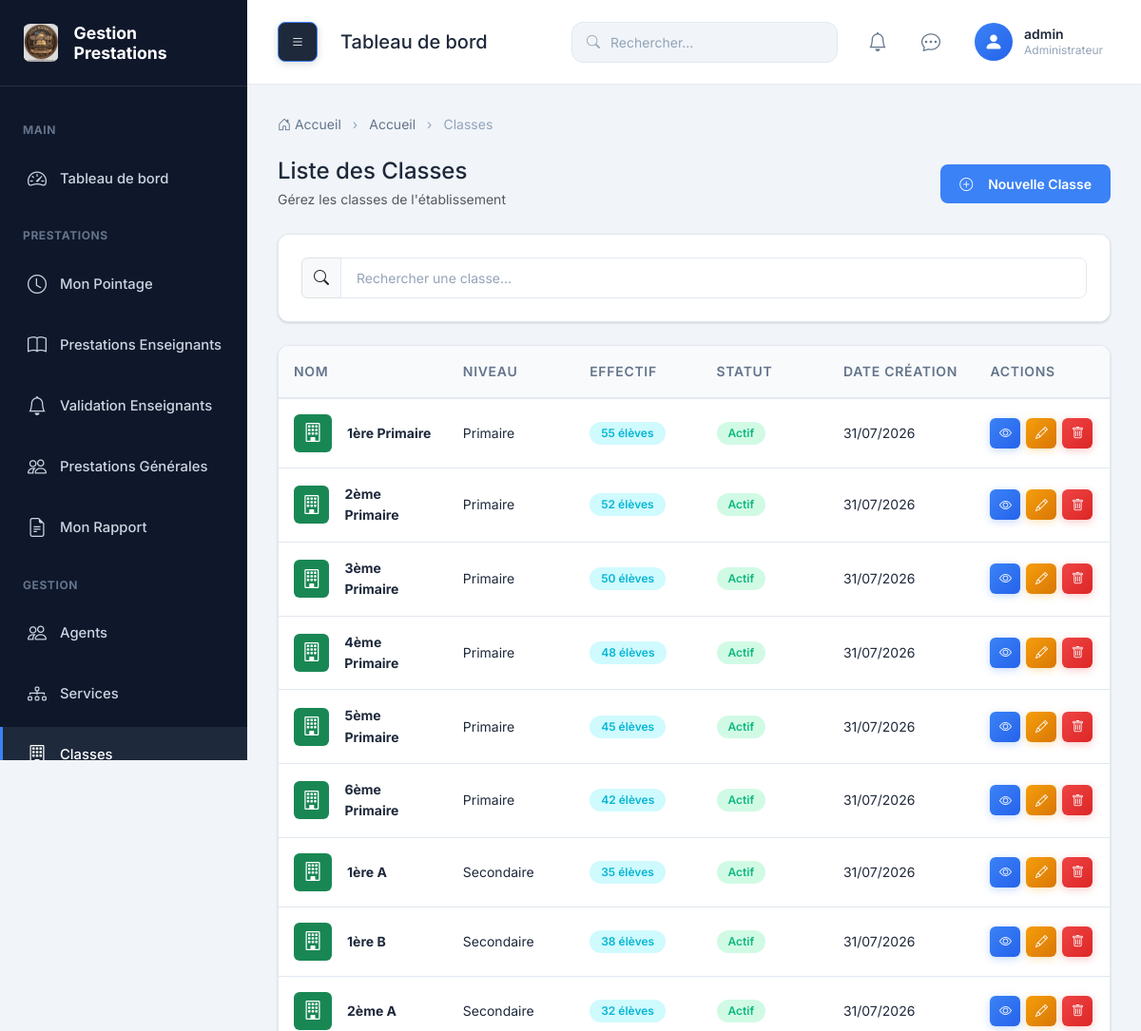
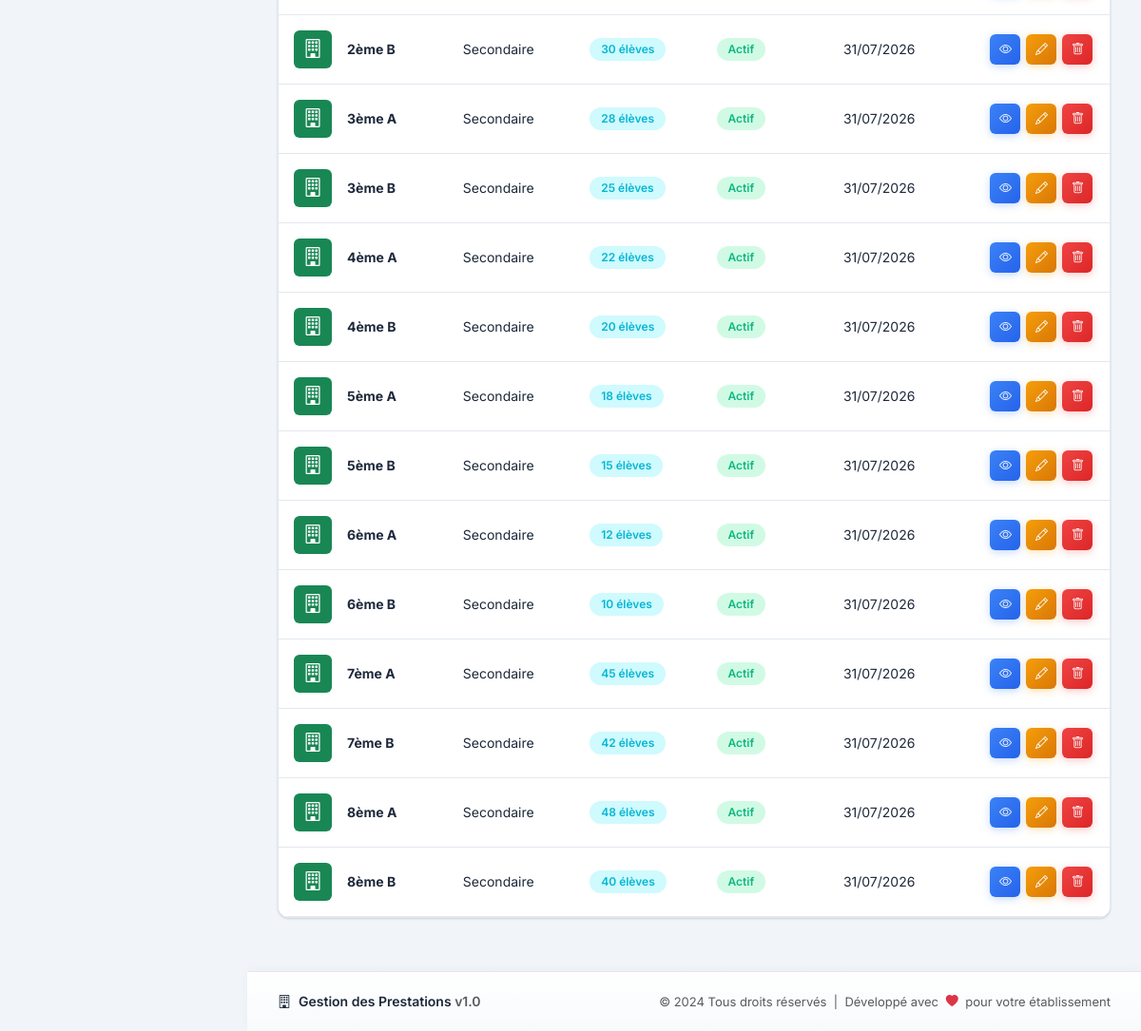
Page /classes/ (signed in) on the committed database (2 pictures, top to bottom).
### prestation/models.py (models this page shows, shortened)
class Utilisateur(models.Model):
    ROLE_CHOICES = (
        ('ADMIN', 'Administrateur'),
        ('SECRETAIRE', 'Secrétaire'),
        ('ENSEIGNANT', 'Enseignant'),
        ('AGENT', 'Agent'),
    )
    user = models.OneToOneField(
        User,
        on_delete=models.CASCADE,
        related_name='utilisateur'
    )
    agent = models.OneToOneField(
        'Agent',
        on_delete=models.CASCADE,
        related_name='utilisateur'
    )
    role = models.CharField(
        max_length=20,
        choices=ROLE_CHOICES
    )
    created_at = models.DateTimeField(auto_now_add=True)
    updated_at = models.DateTimeField(auto_now=True)
    must_change_password = models.BooleanField(
        default=True,
        help_text='Indique si l\'utilisateur doit changer son mot de passe à la prochaine connexion'
    )
    mot_de_passe_temporaire = models.CharField(
        max_length=100,
        blank=True,
        default='',
        help_text='Mot de passe temporaire visible par l\'administrateur (effacé après changement par l\'utilisateur)'
    )
    two_factor_secret = models.CharField(
        max_length=64,
        blank=True,
        default='',
        help_text='Clé secrète pour Google Authenticator (2FA)'
    )
    two_factor_enabled = models.BooleanField(
        default=False,
        help_text='Indique si le 2FA est activé pour cet utilisateur'
    )
    class Meta:
        ordering = ['user__username']
        verbose_name = 'Utilisateur'
        verbose_name_plural = 'Utilisateurs'
        indexes = [
            models.Index(fields=['role']),
        ]

class Classe(models.Model):
    STATUS_CHOICES = (
        ('ACTIF', 'Actif'),
        ('INACTIF', 'Inactif'),
        ('ARCHIVE', 'Archivé'),
    )
    nom = models.CharField(max_length=50)
    niveau = models.CharField(max_length=50)
    effectif = models.IntegerField(
        default=0,
        validators=[MinValueValidator(0)],
        help_text='Nombre d\'élèves dans la classe'
    )
    status = models.CharField(
        max_length=20,
        choices=STATUS_CHOICES,
        default='ACTIF'
    )
    created_at = models.DateTimeField(auto_now_add=True)
    updated_at = models.DateTimeField(auto_now=True)
    class Meta:
        ordering = ['niveau', 'nom']
        verbose_name = 'Classe'
        verbose_name_plural = 'Classes'
        indexes = [
            models.Index(fields=['niveau']),
            models.Index(fields=['status']),
        ]
        constraints = [
            models.UniqueConstraint(
                fields=['nom', 'niveau'],
                name='unique_classe_nom_niveau'
            ),
        ]

### prestation/views.py (the view)
# urls.py: path('classes/', views.classes_list, name='classes'),
@login_required
def classes_list(request):
    return render(request, 'classes/index.html', {'classes': Classe.objects.all()})

### prestation/templates/classes/index.html (shortened to what this page needs)
{% extends 'base.html' %}
{% load static %}
{% block breadcrumb %}
<li class="breadcrumb-item"><a href="{% url 'dashboard' %}">Accueil</a></li>
<li class="breadcrumb-item active" aria-current="page">Classes</li>
{% endblock %}
{% block content %}
<div class="d-flex justify-content-between align-items-center mb-4">
    <div>
        <h4 class="mb-1">Liste des Classes</h4>
        <p class="text-muted mb-0">Gérez les classes de l'établissement</p>
    </div>
    {% if request.user.utilisateur.role == 'ADMIN' %}
    <a href="{% url 'classe_create' %}" class="btn btn-primary">
        <i class="bi bi-plus-circle me-2"></i>Nouvelle Classe
    </a>
    {% endif %}
</div>
<div class="card mb-4">
    <div class="card-body">
        <div class="input-group">
            <span class="input-group-text"><i class="bi bi-search"></i></span>
            <input type="text" class="form-control search-input" placeholder="Rechercher une classe..." data-target=".datatable">
        </div>
    </div>
</div>
<div class="card">
    <div class="card-body p-0">
        <div class="table-responsive">
            <table class="table table-hover mb-0 datatable">
                <thead>
                    <tr>
                        <th style="width: 20%;">Nom</th>
                        <th style="width: 15%;">Niveau</th>
                        <th style="width: 15%;">Effectif</th>
                        <th style="width: 15%;">Statut</th>
                        <th style="width: 15%;">Date création</th>
                        <th style="width: 10%;">Actions</th>
                    </tr>
                </thead>
                <tbody>
                    {% for classe in classes %}
                    <tr>
                        <td>
                            <div class="d-flex align-items-center gap-2">
                                <div class="bg-success text-white rounded d-flex align-items-center justify-content-center" style="width: 40px; height: 40px; font-size: 1.25rem;">
                                    <i class="bi bi-building"></i>
                                </div>
                                <strong>{{ classe.nom }}</strong>
                            </div>
                        </td>
                        <td>{{ classe.niveau }}</td>
                        <td>
                            <span class="badge badge-info">{{ classe.effectif }} élèves</span>
                        </td>
                        <td>
                            {% if classe.status == 'ACTIF' %}
                            <span class="badge badge-success">Actif</span>
                            {% elif classe.status == 'INACTIF' %}
                            <span class="badge badge-danger">Inactif</span>
                            {% else %}
                            <span class="badge badge-secondary">Archivé</span>
                            {% endif %}
                        </td>
                        <td>{{ classe.created_at|date:"d/m/Y" }}</td>
                        <td>
                            <div class="action-buttons">
                                <a href="{% url 'classe_show' classe.id %}" class="action-btn action-btn-view" title="Consulter">
                                    <i class="bi bi-eye"></i>
                                </a>
                                {% if request.user.utilisateur.role == 'ADMIN' %}
                                <a href="{% url 'classe_edit' classe.id %}" class="action-btn action-btn-edit" title="Modifier">
                                    <i class="bi bi-pencil"></i>
                                </a>
                                <button class="action-btn action-btn-delete btn-delete" data-url="{% url 'classe_delete' classe.id %}" data-name="{{ classe.nom }} ({{ classe.niveau }})" title="Supprimer">
                                    <i class="bi bi-trash"></i>
                                </button>
                                {% endif %}
                            </div>
                        </td>
                    </tr>
                    {% endfor %}
                </tbody>
            </table>
        </div>
    </div>
</div>
{% endblock %}

### prestation/templates/components/navbar.html (shortened to what this page needs)
{% load static %}
<nav class="navbar">
    <div class="navbar-left">
        <button class="navbar-toggle-desktop" id="sidebarToggle" title="Afficher/masquer le menu">
            <i class="bi bi-list"></i>
        </button>
        <h5 class="mb-0">{% block page_title %}Tableau de bord{% endblock %}</h5>
    </div>
    <div class="navbar-right">
        <div class="navbar-search">
            <i class="bi bi-search"></i>
            <input type="text" class="form-control" placeholder="Rechercher...">
        </div>
        <div class="navbar-actions">
            <a href="{% url 'notifications' %}" class="navbar-action" title="Notifications">
                <i class="bi bi-bell"></i>
            </a>
            <a href="{% url 'messages' %}" class="navbar-action" title="Messages">
                <i class="bi bi-chat-dots"></i>
            </a>
            <div class="navbar-user" id="userDropdown">
                {% if user.utilisateur.agent.photo %}
                    <img src="{{ user.utilisateur.agent.photo.url }}" alt="{{ user.username }}">
                {% else %}
                    <div class="navbar-user-avatar">
                        <i class="bi bi-person-fill"></i>
                    </div>
                {% endif %}
                <div class="navbar-user-info">
                    <div class="navbar-user-name">{{ user.username }}</div>
                    <div class="navbar-user-role">{{ user.utilisateur.get_role_display }}</div>
                </div>
            </div>
        </div>
    </div>
</nav>

### rows in the picture
Classe: nom "1ère Primaire", niveau "Primaire", effectif "55", status "Actif", created_at "31/07/2026"
Classe: nom "2ème Primaire", niveau "Primaire", effectif "52", status "Actif", created_at "31/07/2026"
Classe: nom "3ème Primaire", niveau "Primaire", effectif "50", status "Actif", created_at "31/07/2026"
Classe: nom "4ème Primaire", niveau "Primaire", effectif "48", status "Actif", created_at "31/07/2026"
Classe: nom "5ème Primaire", niveau "Primaire", effectif "45", status "Actif", created_at "31/07/2026"
Classe: nom "6ème Primaire", niveau "Primaire", effectif "42", status "Actif", created_at "31/07/2026"
Classe: nom "1ère A", niveau "Secondaire", effectif "35", status "Actif", created_at "31/07/2026"
Classe: nom "1ère B", niveau "Secondaire", effectif "38", status "Actif", created_at "31/07/2026"
Classe: nom "2ème A", niveau "Secondaire", effectif "32", status "Actif", created_at "31/07/2026"
Classe: nom "2ème B", niveau "Secondaire", effectif "30", status "Actif", created_at "31/07/2026"
Classe: nom "3ème A", niveau "Secondaire", effectif "28", status "Actif", created_at "31/07/2026"
Classe: nom "3ème B", niveau "Secondaire", effectif "25", status "Actif", created_at "31/07/2026"
Classe: nom "4ème A", niveau "Secondaire", effectif "22", status "Actif", created_at "31/07/2026"
Classe: nom "4ème B", niveau "Secondaire", effectif "20", status "Actif", created_at "31/07/2026"
Classe: nom "5ème A", niveau "Secondaire", effectif "18", status "Actif", created_at "31/07/2026"
Classe: nom "5ème B", niveau "Secondaire", effectif "15", status "Actif", created_at "31/07/2026"
Classe: nom "6ème A", niveau "Secondaire", effectif "12", status "Actif", created_at "31/07/2026"
Classe: nom "6ème B", niveau "Secondaire", effectif "10", status "Actif", created_at "31/07/2026"
Classe: nom "7ème A", niveau "Secondaire", effectif "45", status "Actif", created_at "31/07/2026"
Classe: nom "7ème B", niveau "Secondaire", effectif "42", status "Actif", created_at "31/07/2026"
Classe: nom "8ème A", niveau "Secondaire", effectif "48", status "Actif", created_at "31/07/2026"
Classe: nom "8ème B", niveau "Secondaire", effectif "40", status "Actif", created_at "31/07/2026"

### other values in the picture
{{ user.username }} "admin"
{{ user.utilisateur.get_role_display }} "Administrateur"
